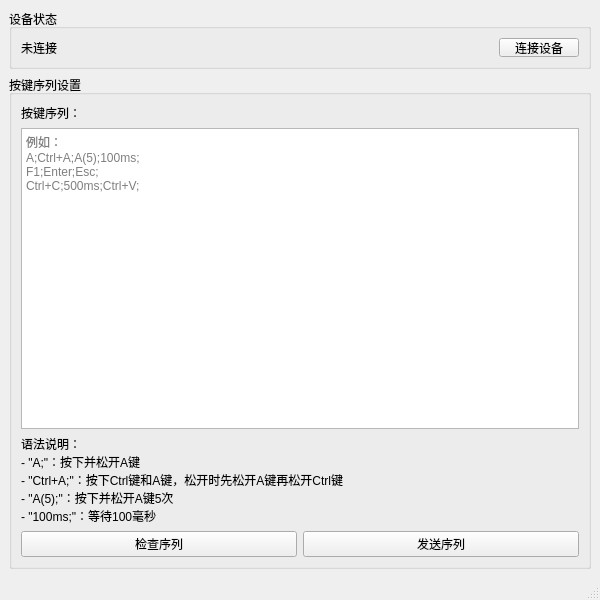
<?xml version="1.0" encoding="UTF-8"?>
<ui version="4.0">
 <class>MainWindow</class>
 <widget class="QMainWindow" name="MainWindow">
  <property name="geometry">
   <rect>
    <x>0</x>
    <y>0</y>
    <width>600</width>
    <height>600</height>
   </rect>
  </property>
  <property name="windowTitle">
   <string>自动按键设置工具</string>
  </property>
  <widget class="QWidget" name="centralwidget">
   <layout class="QVBoxLayout" name="verticalLayout">
    <item>
     <widget class="QGroupBox" name="groupBox">
      <property name="sizePolicy">
       <sizepolicy hsizetype="Preferred" vsizetype="Fixed">
        <horstretch>0</horstretch>
        <verstretch>0</verstretch>
       </sizepolicy>
      </property>
      <property name="minimumSize">
       <size>
        <width>0</width>
        <height>60</height>
       </size>
      </property>
      <property name="maximumSize">
       <size>
        <width>16777215</width>
        <height>60</height>
       </size>
      </property>
      <property name="title">
       <string>设备状态</string>
      </property>
      <layout class="QHBoxLayout" name="horizontalLayout">
       <item>
        <widget class="QLabel" name="statusLabel">
         <property name="text">
          <string>未连接</string>
         </property>
        </widget>
       </item>
       <item>
        <spacer name="horizontalSpacer">
         <property name="orientation">
          <enum>Qt::Horizontal</enum>
         </property>
         <property name="sizeHint" stdset="0">
          <size>
           <width>40</width>
           <height>20</height>
          </size>
         </property>
        </spacer>
       </item>
       <item>
        <widget class="QPushButton" name="connectButton">
         <property name="text">
          <string>连接设备</string>
         </property>
        </widget>
       </item>
      </layout>
     </widget>
    </item>
    <item>
     <widget class="QGroupBox" name="groupBox_2">
      <property name="title">
       <string>按键序列设置</string>
      </property>
      <layout class="QVBoxLayout" name="verticalLayout_2">
       <item>
        <widget class="QLabel" name="label">
         <property name="text">
          <string>按键序列：</string>
         </property>
        </widget>
       </item>
       <item>
        <widget class="QTextEdit" name="sequenceEdit">
         <property name="minimumSize">
          <size>
           <width>0</width>
           <height>200</height>
          </size>
         </property>
         <property name="placeholderText">
          <string>例如：
A;Ctrl+A;A(5);100ms;
F1;Enter;Esc;
Ctrl+C;500ms;Ctrl+V;</string>
         </property>
        </widget>
       </item>
       <item>
        <widget class="QLabel" name="label_2">
         <property name="text">
          <string>语法说明：
- &quot;A;&quot;：按下并松开A键
- &quot;Ctrl+A;&quot;：按下Ctrl键和A键，松开时先松开A键再松开Ctrl键
- &quot;A(5);&quot;：按下并松开A键5次
- &quot;100ms;&quot;：等待100毫秒</string>
         </property>
         <property name="wordWrap">
          <bool>true</bool>
         </property>
        </widget>
       </item>
       <item>
        <layout class="QHBoxLayout" name="horizontalLayout_2">
         <item>
          <widget class="QPushButton" name="checkButton">
           <property name="text">
            <string>检查序列</string>
           </property>
          </widget>
         </item>
         <item>
          <widget class="QPushButton" name="sendButton">
           <property name="text">
            <string>发送序列</string>
           </property>
          </widget>
         </item>
        </layout>
       </item>
      </layout>
     </widget>
    </item>
   </layout>
  </widget>
  <widget class="QStatusBar" name="statusbar"/>
 </widget>
 <resources/>
 <connections/>
</ui>
